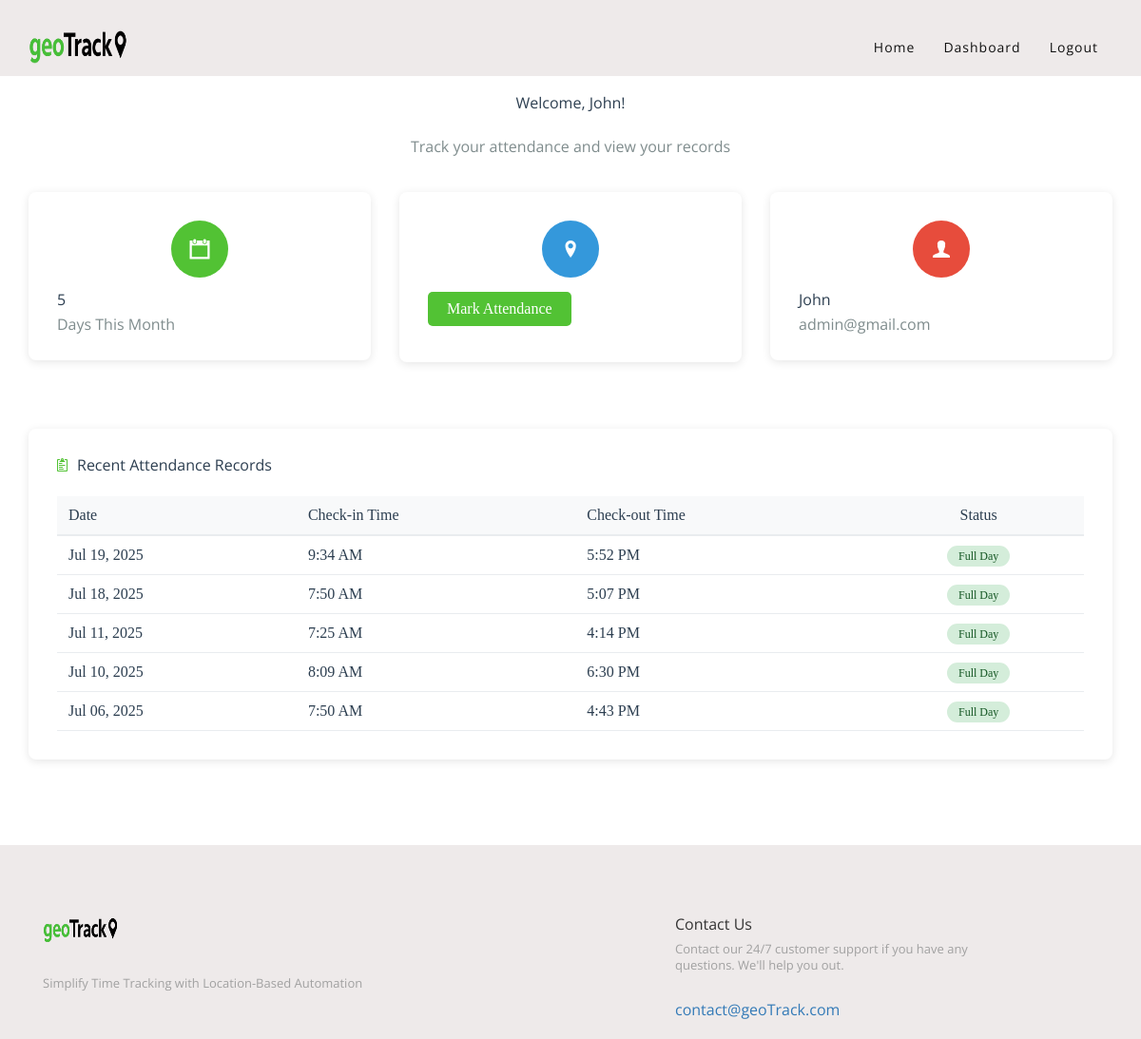
Page /dashboard/member/ (signed in) on the committed database.
### myapp/models.py (models this page shows, shortened)
class CustomUser(AbstractBaseUser, PermissionsMixin):
    CHOICES = (
        ("staff", "Staff"),
        ("member", "Member"),
    )
    DEPARTMENT_CHOICES = (
        ('communication', 'Communication'),
        ('creatives', 'Creatives'),
        ('tech_department', 'Tech Department'),
        ('community_experience', 'Community Experience'),
        ('youth_engagement', 'Youth Engagement'),
        ('heritage', 'Heritage'),
        ('admin', 'Admin'),
        ('finance', 'Finance'),
        ('entrepreneurship', 'Entrepreneurship'),
    )
    email = models.EmailField(max_length=255, unique=True, verbose_name=_("Email Address"))
    first_name = models.CharField(max_length=100, verbose_name=_("First Name"))
    last_name = models.CharField(max_length=100, verbose_name=_("Last Name"))
    is_staff = models.BooleanField(default=False)
    is_superuser = models.BooleanField(default=False)
    is_verified = models.BooleanField(default=False)
    is_active = models.BooleanField(default=True)
    date_joined = models.DateTimeField(auto_now_add=True)
    last_login = models.DateTimeField(auto_now=True)
    user_type = models.CharField(max_length=15 ,choices=CHOICES, default='member', db_index=True)
    department = models.CharField(max_length=25, choices=DEPARTMENT_CHOICES, null=True)
    USERNAME_FIELD = "email"
    REQUIRED_FIELDS = ["first_name", "last_name"]
    objects = UserManager()

class Attendance(models.Model):
    user = models.ForeignKey(CustomUser, on_delete=models.CASCADE)
    date = models.DateField()
    checkin_time = models.DateTimeField(null=True, blank=True)  # Store clock-in time
    checkout_time = models.DateTimeField(null=True, blank=True)  # Store clock-out time
    checkin_latitude = models.FloatField(null=True, blank=True)  # Latitude for clock-in location
    checkin_longitude = models.FloatField(null=True, blank=True)  # Longitude for clock-in location
    checkout_latitude = models.FloatField(null=True, blank=True)  # Latitude for clock-out location
    checkout_longitude = models.FloatField(null=True, blank=True)  # Longitude for clock-out location
    checkin_address = models.TextField(null=True, blank=True)
    checkout_address = models.TextField(null=True, blank=True)
    class Meta:
        unique_together = ("user", "date")
        ordering = ["-date"]

### myapp/views.py (the view)
# urls.py: path('dashboard/member/', MemberDashboardView.as_view(), name='member_dashboard'),
class MemberDashboardView(LoginRequiredMixin, TemplateView):
    template_name = "myapp/member_dashboard.html"
    def get_context_data(self, **kwargs):
        ctx = super().get_context_data(**kwargs)
        user = self.request.user
        ctx["attendance_records"] = Attendance.objects.filter(user=user).order_by("-date")
        today = timezone.localdate()
        first_of_month = today.replace(day=1)
        ctx["current_month_count"] = Attendance.objects.filter(
            user=user,
            date__gte=first_of_month,
            date__lte=today
        ).count()
        return ctx

### templates/myapp/member_dashboard.html (shortened to what this page needs)
{% extends './base.html' %}
{% load static %}
{% block content %}
<div class="container" style="margin-top: 100px; min-height: 500px;">
    <div class="row">
        <div class="col-md-12">
            <div class="text-center">
                <h2 style="color: #2c3e50; margin-bottom: 30px;">Welcome, {{ user.first_name|default:user.first_name}}!</h2>
                <p style="color: #7f8c8d; font-size: 16px;">Track your attendance and view your records</p>
            </div>
        </div>
    </div>
    <div class="row" style="margin-top: 40px;">
        <div class="col-md-4">
            <div style="background: white; padding: 30px; border-radius: 8px; box-shadow: 0 2px 10px rgba(0,0,0,0.1); text-center; margin-bottom: 20px;">
                <div style="background: #52c234; color: white; width: 60px; height: 60px; border-radius: 50%; display: flex; align-items: center; justify-content: center; margin: 0 auto 15px; font-size: 24px;">
                    <i class="ion-calendar"></i>
                </div>
                <h3 style="color: #2c3e50; margin-bottom: 10px;">{{ current_month_count }}</h3>
                <p style="color: #7f8c8d;">Days This Month</p>
            </div>
        </div>
        <div class="col-md-4">
            <div style="background: white; padding: 30px; border-radius: 8px; box-shadow: 0 2px 10px rgba(0,0,0,0.1); text-center; margin-bottom: 20px;">
                <div style="background: #3498db; color: white; width: 60px; height: 60px; border-radius: 50%; display: flex; align-items: center; justify-content: center; margin: 0 auto 15px; font-size: 24px;">
                    <i class="ion-location"></i>
                </div>
                <a href="{% url 'myapp:attendance' %}" style="background: #52c234; color: white; padding: 10px 20px; border-radius: 5px; text-decoration: none; display: inline-block; margin-bottom: 8px;">
                    Mark Attendance
                </a>
            </div>
        </div>
        <div class="col-md-4">
            <div style="background: white; padding: 30px; border-radius: 8px; box-shadow: 0 2px 10px rgba(0,0,0,0.1); text-center; margin-bottom: 20px;">
                <div style="background: #e74c3c; color: white; width: 60px; height: 60px; border-radius: 50%; display: flex; align-items: center; justify-content: center; margin: 0 auto 15px; font-size: 24px;">
                    <i class="ion-person"></i>
                </div>
                <h4 style="color: #2c3e50; margin-bottom: 10px;">{{ user.first_name }} </h4>
                <p style="color: #7f8c8d;">{{ user.email }}</p>
            </div>
        </div>
    </div>
    <div class="row" style="margin-top: 50px; margin-bottom: 90px;">
        <div class="col-md-12">
            <div style="background: white; padding: 30px; border-radius: 8px; box-shadow: 0 2px 10px rgba(0,0,0,0.1);">
                <h3 style="color: #2c3e50; margin-bottom: 25px; display: flex; align-items: center;">
                    <i class="ion-clipboard" style="margin-right: 10px; color: #52c234;"></i>
                    Recent Attendance Records
                </h3>
                {% if attendance_records %}
                    <div style="overflow-x: auto;">
                        <table style="width: 100%; border-collapse: collapse;">
                            <thead>
                                <tr style="background: #f8f9fa;">
                                    <th style="padding: 12px; text-align: left; color: #2c3e50; border-bottom: 2px solid #e9ecef;">Date</th>
                                    <th style="padding: 12px; text-align: left; color: #2c3e50; border-bottom: 2px solid #e9ecef;">Check-in Time</th>
                                    <th style="padding: 12px; text-align: left; color: #2c3e50; border-bottom: 2px solid #e9ecef;">Check-out Time</th>
                                    <th style="padding: 12px; text-align: center; color: #2c3e50; border-bottom: 2px solid #e9ecef;">Status</th>
                                </tr>
                            </thead>
                            <tbody>
                                {% for record in attendance_records|slice:":10" %}
                                <tr style="border-bottom: 1px solid #e9ecef;">
                                    <td style="padding: 12px; color: #2c3e50;">{{ record.date|date:"M d, Y" }}</td>
                                    <td style="padding: 12px; color: #2c3e50;">
                                        {% if record.checkin_time %}
                                            {{ record.checkin_time|time:"g:i A" }}
                                        {% else %}
                                            —
                                        {% endif %}
                                    </td>
                                    <td style="padding: 12px; color: #2c3e50;">
                                        {% if record.checkout_time %}
                                            {{ record.checkout_time|time:"g:i A" }}
                                        {% else %}
                                            —
                                        {% endif %}
                                    </td>
                                    <td style="padding: 12px; text-align: center;">
                                        {% if not record.checkin_time %}
                                            <span style="background: #f8d7da; color: #721c24; padding: 4px 12px; border-radius: 15px; font-size: 12px; font-weight: 500;">
                                                No Show
                                            </span>
                                        {% elif record.checkin_time and not record.checkout_time %}
                                            <span style="background: #fff3cd; color: #856404; padding: 4px 12px; border-radius: 15px; font-size: 12px; font-weight: 500;">
                                                In Progress
                                            </span>
                                        {% elif record.checkin_time and record.checkout_time %}
                                            <span style="background: #d4edda; color: #155724; padding: 4px 12px; border-radius: 15px; font-size: 12px; font-weight: 500;">
                                                Full Day
                                            </span>
                                        {% endif %}
                                    </td>
                                </tr>
                                {% endfor %}
                            </tbody>
                        </table>
                    </div>
                {% endif %}
            </div>
        </div>
    </div>
</div>
{% endblock %}

### static/myapp/assets/css/style.css (style rules this page uses)
html, body, div, span, applet, object, iframe, h1, h2, h3, h4, h5, h6, p, blockquote, pre, a, abbr, acronym, address, big, cite, code, del, dfn, em, img, ins, kbd, q, s, samp, small, strike, strong, sub, sup, tt, var, b, u, i, center, dl, dt, dd, ol, ul, li, fieldset, form, label, legend, table, caption, tbody, tfoot, thead, tr, th, td, article, aside, canvas, details, embed, figure, figcaption, footer, header, hgroup, menu, nav, output, ruby, section, summary, time, mark, audio, video { margin: 0; padding: 0; border: 0; font-size: 100%; font: inherit; vertical-align: baseline; }
body { line-height: 1; }
table { border-collapse: collapse; border-spacing: 0; }
html * { -webkit-font-smoothing: antialiased; -moz-osx-font-smoothing: grayscale; }
*, *:after, *:before { -webkit-box-sizing: border-box; -moz-box-sizing: border-box; box-sizing: border-box; }
h1, h2, h3, h4, h5, h6 { font-family: Open Sans; }
p { font-family: Open Sans; }

### rows in the picture
CustomUser: first_name "John", email "admin@gmail.com"
Attendance: date "Jul 19, 2025", checkin_time "9:34 AM", checkout_time "5:52 PM", shows "Full Day"
Attendance: date "Jul 18, 2025", checkin_time "7:50 AM", checkout_time "5:07 PM", shows "Full Day"
Attendance: date "Jul 11, 2025", checkin_time "7:25 AM", checkout_time "4:14 PM", shows "Full Day"
Attendance: date "Jul 10, 2025", checkin_time "8:09 AM", checkout_time "6:30 PM", shows "Full Day"
Attendance: date "Jul 06, 2025", checkin_time "7:50 AM", checkout_time "4:43 PM", shows "Full Day"

### other values in the picture
{{ current_month_count }} "5"
